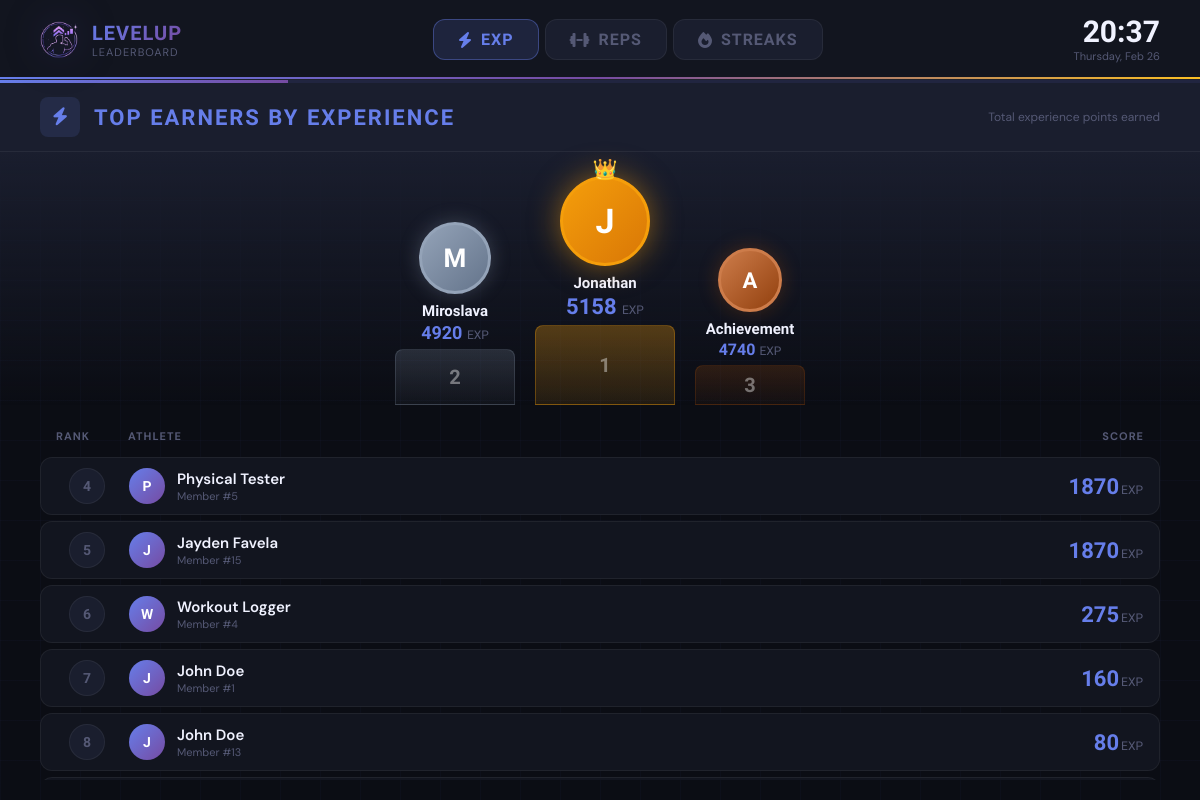
The app's page /kiosk/leaderboard, older data.
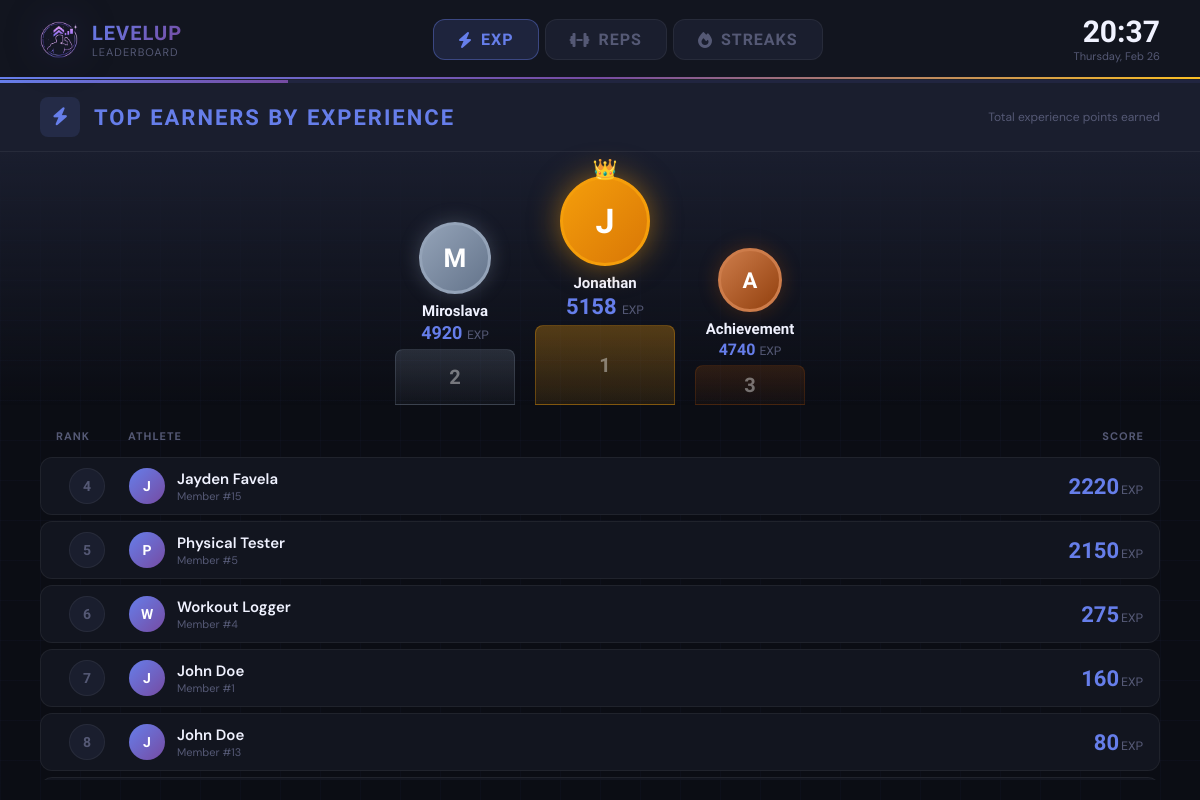
The same page, newer data.
### tables this page shows
CREATE TABLE client_gamification (
                gamification_id INTEGER PRIMARY KEY AUTOINCREMENT,
                client_id INTEGER UNIQUE NOT NULL,
                current_level INTEGER DEFAULT 1,
                current_exp INTEGER DEFAULT 0,
                total_exp INTEGER DEFAULT 0,
                rank TEXT DEFAULT 'E',
                client_class TEXT,
                class_unlocked_at_level INTEGER, current_streak INTEGER DEFAULT 0, longest_streak INTEGER DEFAULT 0, total_reps INTEGER DEFAULT 0, workouts_completed INTEGER DEFAULT 0,
                FOREIGN KEY (client_id) REFERENCES clients(client_id) ON DELETE CASCADE
            );

CREATE TABLE clients (
                client_id INTEGER PRIMARY KEY AUTOINCREMENT,
                phone_number TEXT UNIQUE NOT NULL,
                pin_hash TEXT NOT NULL,
                first_name TEXT NOT NULL,
                last_name TEXT NOT NULL,
                email TEXT,
                date_of_birth DATE,
                gender TEXT,
                registration_date DATETIME DEFAULT CURRENT_TIMESTAMP,
                status TEXT DEFAULT 'active',
                profile_photo_path TEXT
            );

### main.py (the view)
@app.route('/kiosk/leaderboard')
def kiosk_leaderboard():
    from controllers.leaderboard_controller import LeaderboardController
    leaderboard = LeaderboardController()
    top_exp     = leaderboard.get_top_exp(limit=10)
    top_reps    = leaderboard.get_top_reps(limit=10)
    top_streaks = leaderboard.get_top_streaks(limit=10)
    return render_template(
        'kiosk/leaderboard_kiosk.html',
        top_exp=top_exp,
        top_reps=top_reps,
        top_streaks=top_streaks
    )

### controllers/leaderboard_controller.py (called while the page is built)
    def get_top_exp(self, limit=10):
        query = """
            SELECT c.client_id, c.first_name || ' ' || c.last_name AS full_name,
                g.total_exp
            FROM clients c
            JOIN client_gamification g ON c.client_id = g.client_id
            ORDER BY g.total_exp DESC
            LIMIT ?
        """
        return self.db.execute_query(query, (limit,))

    def get_top_reps(self, limit=10):
        query = """
            SELECT c.client_id, c.first_name || ' ' || c.last_name AS full_name,
                   SUM(w.reps_completed) AS total_reps
            FROM clients c
            JOIN workout_logs w ON c.client_id = w.client_id
            GROUP BY c.client_id
            ORDER BY total_reps DESC
            LIMIT ?
        """
        return self.db.execute_query(query, (limit,))

### database/db_manager.py (called while the page is built)
    def connect(self):
        self.conn = sqlite3.connect(self.db_name)
        self.conn.row_factory = sqlite3.Row  # Access columns by name
        self.cursor = self.conn.cursor()

    def disconnect(self):
        if self.conn:
            self.conn.close()

### templates/kiosk/leaderboard_kiosk.html (shortened to what the changed rows need)
<!DOCTYPE html>
<html lang="en">
<head>
    <link rel="stylesheet" href="https://cdnjs.cloudflare.com/ajax/libs/font-awesome/6.5.0/css/all.min.css">
</head>
<body>
<div class="kiosk-wrap">
    <div class="kiosk-body">
        {% set panels = [
            ('exp',     top_exp,     'total_exp',     'EXP',  '#667eea', 'fa-bolt',     'Top Earners by Experience', 'Total experience points earned'),
            ('reps',    top_reps,    'total_reps',    'reps', '#10b981', 'fa-dumbbell', 'Top Performers by Reps',    'Total repetitions logged'),
            ('streaks', top_streaks, 'current_streak','days', '#fbbf24', 'fa-fire',     'Longest Active Streaks',    'Consecutive days training')
        ] %}
        {% for category, rows, score_key, unit, color, icon, title, desc in panels %}
        <div class="kiosk-panel {% if loop.first %}active{% endif %}" id="panel-{{ category }}">
            <div class="category-banner">
                <div class="category-icon" style="background: {{ color }}22; color: {{ color }};">
                    <i class="fa-solid {{ icon }}"></i>
                </div>
                <div class="category-title" style="color: {{ color }};">{{ title }}</div>
                <div class="category-desc">{{ desc }}</div>
            </div>
            {% if rows %}
            <div class="podium-section">
                {% for slot_rank in [2, 1, 3] %}
                    {% set idx = slot_rank - 1 %}
                    {% if rows | length > idx %}
                    {% set row = rows[idx] %}
                    <div class="podium-slot rank-{{ slot_rank }}">
                        <div class="podium-avatar">{{ row.full_name[0] | upper }}</div>
                        <div class="podium-name">{{ row.full_name.split(' ')[0] }}</div>
                        <div class="podium-value" style="color:{{ color }};">
                            {{ row[score_key] | default(0) }}
                            <span style="font-size:12px; font-weight:500; color:var(--text-muted);">{{ unit }}</span>
                        </div>
                        <div class="podium-block">{{ slot_rank }}</div>
                    </div>
                    {% endif %}
                {% endfor %}
            </div>
            <div class="kiosk-list-wrap">
                <div class="kiosk-list-header">
                    <span>Rank</span>
                    <span>Athlete</span>
                    <span style="text-align:right;">Score</span>
                </div>
                <div class="kiosk-list">
                    {% for row in rows %}
                    {% if loop.index > 3 %}
                    <div class="kiosk-row {% if loop.index == 1 %}top-1{% elif loop.index == 2 %}top-2{% elif loop.index == 3 %}top-3{% endif %}">
                        <div style="display:flex; justify-content:center;">
                            <div class="rank-badge">{{ loop.index }}</div>
                        </div>
                        <div class="kiosk-client">
                            <div class="kiosk-mini-avatar">{{ row.full_name[0] | upper }}</div>
                            <div>
                                <div class="kiosk-client-name">{{ row.full_name }}</div>
                                <div class="kiosk-client-sub">Member #{{ row.client_id }}</div>
                            </div>
                        </div>
                        <div class="kiosk-score" style="color:{{ color }};">
                            {{ row[score_key] | default(0) }}<span class="kiosk-score-unit">{{ unit }}</span>
                        </div>
                    </div>
                    {% endif %}
                    {% endfor %}
                </div>
            </div>
            {% else %}
            <div class="kiosk-empty">
                <i class="fa-solid {{ icon }}"></i>
                <p>No data yet — keep training!</p>
            </div>
            {% endif %}
        </div>
        {% endfor %}
    </div>
</div>
</body>
</html>

Row changes from the older to the newer data that the page shows:
changed client_gamification (number 4 of 8 on the later page): total_exp "1870" → "2220"; moves up the list
changed client_gamification (number 5 of 8 on the later page): total_exp "1870" → "2150"
